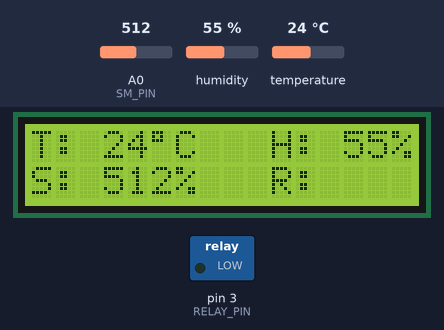
Bench run of a sketch on a simulated Arduino Uno, built with avr-gcc and run on an emulated ATmega328P. Parts: 16×2 character LCD, switched loads named in the sketch (green lamp = pin HIGH). The inputs (shaded band) are chosen by the test bench; at power-on: humidity 55 %, temperature 24 °C, A0 (SM_PIN) = 512. The modem accepts every AT command (registered, SIM ready, sends succeed) and sends nothing else.

Above: at 32.5 s.
32.6 s: humidity set to 22 %
At 44.6 s:
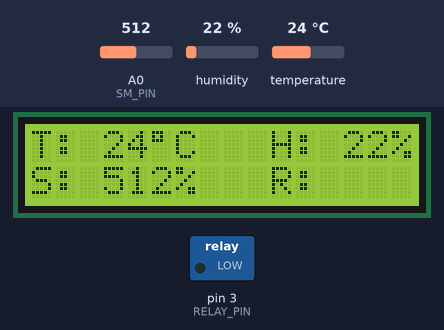
51.4 s: temperature set to 12 °C
At 68.9 s:
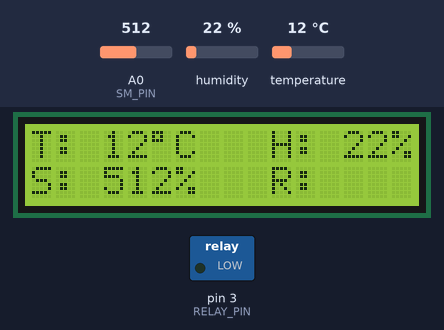
70.0 s: A0 (SM_PIN) set to 783
At 82.2 s:
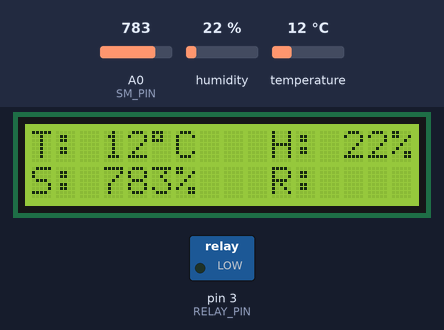
88.8 s: A0 (SM_PIN) set to 811
At 106.6 s:
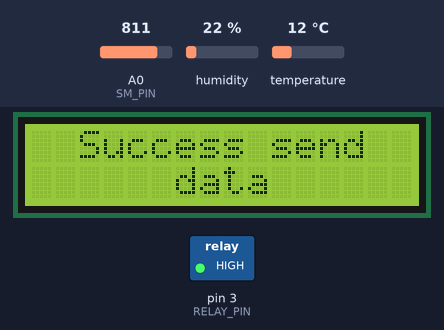
Timing chart, 0 to 110.5 s (numbered marks = the images above; inputs shaded):
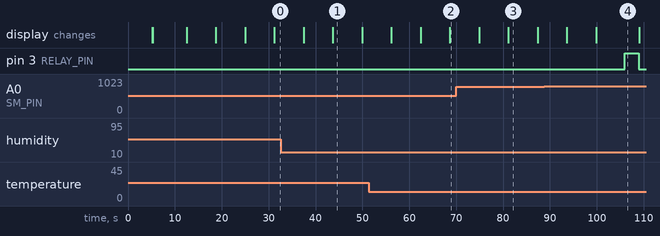

The sketch:

Tubes.ino
```cpp
#include <SoftwareSerial.h>
#include <LiquidCrystal_I2C.h>
#include <DHT.h>

// Inisiasi pin
#define RX_PIN 9
#define TX_PIN 8
#define DHT_PIN 2
#define SM_PIN A0
#define RELAY_PIN 3

// Inisiasi tipe DHT
#define DHT_TYPE DHT11

// Inisiasi library
SoftwareSerial wifi(RX_PIN, TX_PIN);
LiquidCrystal_I2C lcd(0x27, 16, 2);
DHT dht(DHT_PIN, DHT_TYPE);

// Membuat variabel untuk menyimpan data sensor
float humi, temp;
int soil;

// Data WiFi dan server
const char *ssid_wifi = "...";
const char *password_wifi = "98765432";
const char *server = "192.168.220.94"; // IP server Laravel
const char *host = "tanihub.test"; // IP server Laravel
const int port = 80;

void setup() {
  wifi.begin(9600);
  lcd.init();
  lcd.backlight();
  pinMode(RELAY_PIN, OUTPUT);
  dht.begin();
  lcd.setCursor(0, 0);
  lcd.print("   Initialize   ");
  lcd.setCursor(0, 1);
  lcd.print("      IoT       ");
  delay(5000);
  connectToWiFi();
  delay(5000);
}

void loop() {
  // Baca data sensor
  int valueTemperature = temperature();
  int valueHumidity = humidity();
  int valueSoilMoisture = soilMoisture();

  // Kirim data sensor ke server
  sendSensorData(valueTemperature, valueHumidity, valueSoilMoisture);

  // Dapatkan status relay dari server
  String status = getStatusFromServer();

  waterPlant(valueSoilMoisture);

  if (status == "on") {
      digitalWrite(RELAY_PIN, HIGH);
      delay(3000);
      digitalWrite(RELAY_PIN, LOW);

  } else if (status == "off") {
      digitalWrite(RELAY_PIN, LOW);
  }

  lcd.clear();
  lcd.setCursor(0, 0);
  lcd.print("T: ");
  lcd.print(valueTemperature);
  lcd.print((char)223);
  lcd.print("C");
  lcd.setCursor(10, 0);
  lcd.print("H: ");
  lcd.print(valueHumidity);
  lcd.print("%");
  lcd.setCursor(0, 1);
  lcd.print("S: ");
  lcd.print(valueSoilMoisture);
  lcd.print("%");
  lcd.setCursor(10, 1);
  lcd.print("R: ");
  lcd.print(status);

  delay(4000); // Tunggu sebelum permintaan berikutnya
}

void connectToWiFi() {
  lcd.setCursor(0, 0);
  lcd.print("   Connecting   ");
  lcd.setCursor(0, 1);
  lcd.print("    to Wifi     ");
  sendATCommand("AT\r\n", "OK", 1000);
  sendATCommand("AT+RST\r\n", "OK", 5000);
  sendATCommand("AT+CWMODE=1\r\n", "OK", 5000);
  if (sendATCommand("AT+CWJAP=\"" + String(ssid_wifi) + "\",\"" + String(password_wifi) + "\"\r\n", "OK", 10000)) {
    lcd.setCursor(0, 0);
    lcd.print("   Connection   ");
    lcd.setCursor(0, 1);
    lcd.print("     Success    ");
  } else {
    lcd.setCursor(0, 0);
    lcd.print("   Connection   ");
    lcd.setCursor(0, 1);
    lcd.print("     Failed     ");
  }
}

int temperature() {
  temp = dht.readTemperature();
  return temp;
}

int humidity() {
  humi = dht.readHumidity();
  return humi;
}

int soilMoisture() {
  soil = analogRead(SM_PIN);
  return soil;
}

void waterPlant(int valueSoilMoisture) {
  if (valueSoilMoisture > 800) {
    digitalWrite(RELAY_PIN, HIGH); // Nyalakan relay
    delay(3000);
    digitalWrite(RELAY_PIN, LOW);
  } else {
    digitalWrite(RELAY_PIN, LOW); // Matikan relay
  }
}

void sendSensorData(int valueTemperature, int valueHumidity, int valueSoilMoisture) {
    // Format data sebagai application/x-www-form-urlencoded
    String postData = "temperature=" + String(valueTemperature) +
                      "&humidity=" + String(valueHumidity) +
                      "&soil_moisture=" + String(valueSoilMoisture);
                      "&device_id=1";

    // Buat permintaan POST
    String postRequest = "PUT /api/sensor/1 HTTP/1.1\r\n";
    postRequest += "Host: " + String(host) + "\r\n";
    postRequest += "Content-Type: application/x-www-form-urlencoded\r\n";
    postRequest += "Content-Length: " + String(postData.length()) + "\r\n\r\n";
    postRequest += postData;

    // Buka koneksi TCP
    if (sendATCommand("AT+CIPSTART=\"TCP\",\"" + String(server) + "\",80", "OK", 2000) ||
        sendATCommand("AT+CIPSTART=\"TCP\",\"" + String(server) + "\",80", "ALREADY CONNECT", 2000)) {

        delay(1000);

        // Kirim panjang data dengan AT+CIPSEND
        if (sendATCommand("AT+CIPSEND=" + String(postRequest.length()), ">", 2000)) {
            // Kirim permintaan HTTP POST
            if (sendATCommand(postRequest, "SEND OK", 2000)) {
                lcd.setCursor(0, 0);
                lcd.print("  Success send  ");
                lcd.setCursor(0, 1);
                lcd.print("      data      ");
            } else {
                lcd.setCursor(0, 0);
                lcd.print("  Failed send   ");
                lcd.setCursor(0, 1);
                lcd.print("      data      ");
            }
        }

        // Tutup koneksi TCP
        sendATCommand("AT+CIPCLOSE", "OK", 1000);
    }
}

String getStatusFromServer() {
    if (sendATCommand("AT+CIPSTART=\"TCP\",\"" + String(server) + "\",80", "OK", 2000) ||
        sendATCommand("AT+CIPSTART=\"TCP\",\"" + String(server) + "\",80", "ALREADY CONNECT", 2000)) {

        String getRequest = "GET /api/relay/status HTTP/1.1\r\nHost: " + String(host) + "\r\nConnection: close\r\n\r\n";
        if (sendATCommand("AT+CIPSEND=" + String(getRequest.length()), ">", 2000)) {
            sendATCommand(getRequest, "SEND OK", 2000);
            return readResponse();
        }
    }
    return ""; // Jika gagal melakukan koneksi atau mengirim request
}

bool sendATCommand(String command, String expectedResponse, unsigned long timeout) {
    wifi.println(command);
    unsigned long time = millis();
    while (millis() - time < timeout) {
        while (wifi.available()) {
            String response = wifi.readStringUntil('\n');
            if (response.indexOf(expectedResponse) != -1) {
                return true;
            }
        }
    }
    return false; // Return false jika expectedResponse tidak ditemukan dalam waktu yang ditentukan
}

String readResponse() {
    String response = "";
    unsigned long timeout = millis() + 5000; // Timeout untuk membaca respons
    boolean headerPassed = false;

    while (millis() < timeout) {
        while (wifi.available()) {
            char c = wifi.read();
            response += c;

            // Hanya baca body dari respons HTTP setelah header
            if (response.endsWith("\r\n\r\n")) {
                headerPassed = true;
                response = ""; // Reset response untuk membaca body
            }

            if (headerPassed) {
                // Proses body respons JSON
                int start = response.indexOf("{\"status\":\"");
                int end = response.indexOf("\"}", start);
                if (start >= 0 && end >= 0) {
                    return response.substring(start + 11, end); // Mengambil nilai status
                }
            }
        }
    }

    return ""; // Jika tidak berhasil mendapatkan status
}
```

Measured:
- the behaviour switches between 800 and 801 on A0 (SM_PIN) (found by bisection; images 3 and 4)
- after the input at 32.6 s, the display: first differs from a run without the input after 11.0 s (image 1)
- after the input at 51.4 s, the display: first differs from a run without the input after 17.2 s (image 2)
- after the input at 70.0 s, the display: first differs from a run without the input after 11.1 s (image 3)
- after the input at 88.8 s, pin 3 (RELAY_PIN): LOW → HIGH after 17.2 s, → LOW 3.0 s later
- what the display in image 1 shows lasts 6.3 s, from 43.6 s to 49.9 s
